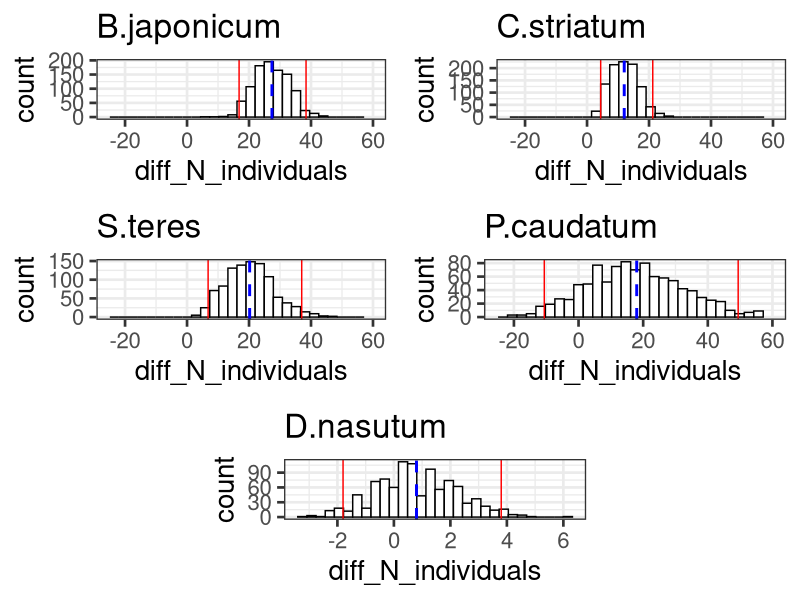

Generate this figure with R:
#########################################################################################
### DISPERSAL TEST LONG VS SHORT CORRIDORS #####
#########################################################################################

#preamble
library(openxlsx)
library(tidyverse) 
library(ggplot2)
library(data.table)
library(ggpubr)

####PREY SPECIES####
#load data
dispersal_data_prey<-read.xlsx("Data/Dispersal_experiments_data.xlsx", sheet = "Prey_species", colNames = T)

#pivot data to display the mean value for each species and corridor length,
#and the value of the difference between the two
dispersal_data_prey_pivot <-dispersal_data_prey %>% group_by(Species, Corridor) %>%
  summarise(avg = mean(N_individuals_2h)) %>% ungroup() %>% group_by(Species) %>% 
  pivot_wider(names_from = Corridor, values_from = avg) %>% 
  mutate(difference_in_average = Short - Long)


#create an empty dataset to fill with bootstrap permutations (using data.table)
prey.difference.bootstrapped <- data.table::data.table(Species = as.character(),
                                     N_individuals_short = as.numeric(),
                                     N_individuals_long = as.numeric(),
                                     diff_N_individuals = as.numeric())

#for loop to perform 1000 permutation bootstrapping: re sampling the data 1000 times and then calculate the mean of 
#dispersed individual in the simulated re sampling of the 5 replicates, for both long and short corridor,
#and add a column where we calculate the difference between the means of short and long corridors 

#put the data in Data.table format
dispersal_prey_dataDT<-as.data.table(dispersal_data_prey)
for(i in 1:1000){
  dataDT_resampled = dispersal_prey_dataDT[
    , list(N_individuals_2h_resampled = sample(x = N_individuals_2h, size = 5, replace = TRUE))
    , c("Species","Corridor")
  ]
  
  difference.bootstrapped_current = merge(dataDT_resampled[Corridor == "Short",
                                                           list(N_individuals_short = mean(N_individuals_2h_resampled)),
                                                           c("Species")],
                                          dataDT_resampled[Corridor == "Long",
                                                           list(N_individuals_long = mean(N_individuals_2h_resampled)),
                                                           c("Species")],
                                          by = "Species")
  
  difference.bootstrapped_current[, diff_N_individuals := N_individuals_short - N_individuals_long]
  prey.difference.bootstrapped = rbind(prey.difference.bootstrapped, difference.bootstrapped_current)
}

#calculate 95% confidence interval for the difference in the mean simulated dispersed individuals, for each species
p.caudatum_quantile <- quantile(prey.difference.bootstrapped[Species == "P.caudatum"]$diff_N_individuals, c(0.025,0.975))
colpidium_quantile <- quantile(prey.difference.bootstrapped[Species == "Colpidium"]$diff_N_individuals, c(0.025,0.975))
b.japonicum_quantile <- quantile(prey.difference.bootstrapped[Species == "B.japonicum"]$diff_N_individuals, c(0.025,0.975))
s.teres_quantile <- quantile(prey.difference.bootstrapped[Species == "S.teres"]$diff_N_individuals, c(0.025,0.975))


p_p.caudatum<-ggplot(prey.difference.bootstrapped %>% filter(Species == "P.caudatum"),
                     aes(x = diff_N_individuals))+
  geom_histogram(colour="black", fill="white")+
  geom_vline(data = dispersal_data_prey_pivot %>% filter(Species == "P.caudatum"),
             aes(xintercept = difference_in_average),
             color="blue", linetype="dashed", size= 1)+
  geom_vline(aes(xintercept = p.caudatum_quantile[1]),
             color = "red")+
  geom_vline(aes(xintercept = p.caudatum_quantile[2]),
             color = "red")+
  labs(title = "P.caudatum")+
  xlim(-25,60)+
  theme_bw(base_size = 20)

p_B.jap<-ggplot(prey.difference.bootstrapped %>% filter(Species == "B.japonicum"),
                aes(x = diff_N_individuals))+
  geom_histogram(colour="black", fill="white")+
  geom_vline(data = dispersal_data_prey_pivot %>% filter(Species == "B.japonicum"),
             aes(xintercept = difference_in_average),
             color="blue", linetype="dashed", size= 1)+
  geom_vline(aes(xintercept =  b.japonicum_quantile[1]),
             color = "red")+
  geom_vline(aes(xintercept = b.japonicum_quantile[2]),
             color = "red")+
  xlim(-25,60)+
  labs(title = "B.japonicum")+
  theme_bw(base_size = 20)


p_Colp<-ggplot(prey.difference.bootstrapped %>% filter(Species == "Colpidium"),
               aes(x = diff_N_individuals))+
  geom_histogram(colour="black", fill="white")+
  geom_vline(data = dispersal_data_prey_pivot %>% filter(Species == "Colpidium"),
             aes(xintercept = difference_in_average),
             color="blue", linetype="dashed", size= 1)+
  geom_vline(aes(xintercept =  colpidium_quantile[1] ),
             color = "red")+
  geom_vline(aes(xintercept = colpidium_quantile[2]),
             color = "red")+
  xlim(-25,60)+
  labs(title = "C.striatum")+
  theme_bw(base_size = 20)


p_Spir<-ggplot(prey.difference.bootstrapped %>% filter(Species == "S.teres"),
               aes(x = diff_N_individuals))+
  geom_histogram(colour="black", fill="white")+
  geom_vline(data = dispersal_data_prey_pivot %>% filter(Species == "S.teres"),
             aes(xintercept = difference_in_average),
             color="blue", linetype="dashed", size= 1)+
  geom_vline(aes(xintercept =  s.teres_quantile[1]),
             color = "red")+
  geom_vline(aes(xintercept = s.teres_quantile[2]),
             color = "red")+
  xlim(-25,60)+
  labs(title = "S.teres")+
  theme_bw(base_size = 20)

####PREDATOR SPECIES####
#load data
dispersal_data_predator<-read.xlsx("Data/Dispersal_experiments_data.xlsx", sheet = "Predator_species", colNames = T)

#pivot data to display the mean value for each species and corridor length,
#and the value of the difference between the two
dispersal_data_predator_pivot <-dispersal_data_predator %>% group_by(Species, Corridor) %>%
  summarise(avg = mean(N_individuals_4h)) %>% ungroup() %>% group_by(Species) %>% 
  pivot_wider(names_from = Corridor, values_from = avg) %>% 
  mutate(difference_in_average = Short - Long)

#create an empty dataset to fill with bootstrap permutations (using data.table)
predator.difference.bootstrapped = data.table(Species = as.character(),
                                     N_individuals_short = as.numeric(),
                                     N_individuals_long = as.numeric(),
                                     diff_N_individuals = as.numeric())
#for loop to perform 1000 permutation bootstrapping: re sampling the data 1000 times and then calculate the mean of 
#dispersed individual in the simulated re sampling of the 5 replicates, for both long and short corridor,
#and add a column where we calculate the difference between the means of short and long corridors  

#put the data in Data.table format
dispersal_predator_dataDT<-as.data.table(dispersal_data_predator)
for(i in 1:1000){
  dataDT_resampled = dispersal_predator_dataDT[
    , list(N_individuals_4h_resampled = sample(x = N_individuals_4h, size = 5, replace = TRUE))
    , c("Species","Corridor")
  ]
  
  difference.bootstrapped_current = merge(dataDT_resampled[Corridor == "Short",
                                                           list(N_individuals_short = mean(N_individuals_4h_resampled)),
                                                           c("Species")],
                                          dataDT_resampled[Corridor == "Long",
                                                           list(N_individuals_long = mean(N_individuals_4h_resampled)),
                                                           c("Species")],
                                          by = "Species")
  
  difference.bootstrapped_current[, diff_N_individuals := N_individuals_short - N_individuals_long]
  predator.difference.bootstrapped = rbind(predator.difference.bootstrapped, difference.bootstrapped_current)
}
#calculate 95% confidence interval for the difference in the mean simulated dispersed individuals
d.nasutum_quantile <- quantile(predator.difference.bootstrapped[Species == "Didinium_nasutum"]$diff_N_individuals, c(0.025,0.975))

#plot histograms of the bootstrapping simulated differences between long and short corridor 
p_Didinium_nasutum<-ggplot(predator.difference.bootstrapped %>% filter(Species == "Didinium_nasutum"),
                           aes(x = diff_N_individuals))+
  geom_histogram(colour="black", fill="white")+
  geom_vline(data = dispersal_data_predator_pivot %>% filter(Species == "Didinium_nasutum"),
             aes(xintercept = difference_in_average),
             color="blue", linetype="dashed", size= 1)+
  geom_vline(aes(xintercept = d.nasutum_quantile[1]),
             color = "red")+
  geom_vline(aes(xintercept = d.nasutum_quantile[2]),
             color = "red")+
  labs(title = "D.nasutum")+
  theme_bw(base_size = 20)

####Merge Plots####

dispersal_plot <- ggpubr::ggarrange(
  ggpubr::ggarrange(p_B.jap,p_Colp,p_Spir,p_p.caudatum,ncol = 2,nrow=2),
  ggpubr::ggarrange(NULL, p_Didinium_nasutum, NULL, ncol = 3, widths = c(1,2,1)),
  ncol = 1,heights = c(2,1))

ggsave("Results/Supplementary_Figure1.tiff", dispersal_plot, units = "in", width = 10, height = 10)



